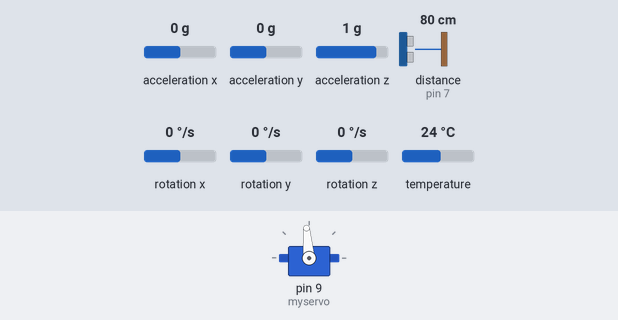
Bench run of a sketch on a simulated Arduino Uno, built with avr-gcc and run on an emulated ATmega328P. Shown: servo. Inputs (shaded band) come from the test bench; at power-on: acceleration x 0 g, distance to the obstacle (sensor on pin 7) 80 cm, acceleration y 0 g, acceleration z 1 g, rotation x 0 °/s, rotation y 0 °/s, rotation z 0 °/s, temperature 24 °C. The echo pulse lasts 58.3 µs per cm; what the sketch prints to the serial monitor is not drawn.

Above: at 7.2 s.
7.3 s: acceleration x set to -1.4 g
9.3 s: distance to the obstacle (sensor on pin 7) set to 2 cm
At 11.8 s:
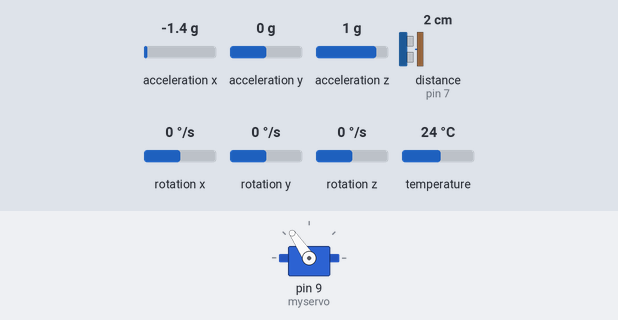
12.3 s: acceleration y set to -1.4 g
13.9 s: acceleration z set to -1.4 g
16.9 s: distance to the obstacle (sensor on pin 7) set to 4 cm
18.5 s: rotation x set to -192 °/s
Timing chart, 0 to 22.5 s (numbered marks = the images above; inputs shaded):
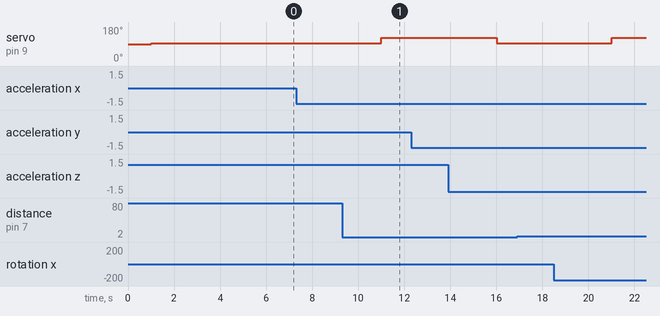

The sketch:

iden_barra_carrito.ino
```cpp
#include <Adafruit_MPU6050.h>
#include <Adafruit_Sensor.h>
#include <Wire.h>
#include <math.h>
#include <Servo.h>
#include <NewPing.h>


/* Prototipos */
void matlab_send(float* datos, uint32_t cantidad);

/* MACROS */
#define T_LOOP_US       20000
#define US_2_SEG        1000000.0
#define FREC_ENVIO      1
#define GYRO_X_OFFSET   +3.04
#define ALPHA           0.1
#define INITIAL_ANGLE   0

#define NEUTRO          1520 // +700 y -400
#define K_SERVO_US_DEG  27.78 // Factor de conversión: 500 us / 18 grados

#define ENVIO_PULSE     50*5
#define OFFSET_SERVO    300

/* ---  MACROS CONTROLADOR --- */
#define K_P             15

/* --- Vars Controlador --- */

/* --- */
Adafruit_MPU6050 mpu;
unsigned long t_anterior = 0;
uint32_t count_tx        = 0;
float angle_fc = INITIAL_ANGLE;

/* --- Vars SR04 --- */
const int TRIGGER_PIN = 6;
const int ECHO_PIN = 7;
const int MAX_DISTANCE = 450;
NewPing sonar(TRIGGER_PIN, ECHO_PIN, MAX_DISTANCE);

/* --- Vars Servo --- */
Servo myservo;
uint32_t count_pulse    = 0;
uint32_t estado_pulse   = 0;
float pulse             = 0;

/* --- */
void setup() {
  Serial.begin(115200);
  myservo.attach(9);
  delay(1000);
  myservo.writeMicroseconds(NEUTRO);

  if (!mpu.begin()) {
    Serial.println("Failed to find MPU6050 chip");
    while (1) {
      delay(10);
    }
  }
  Serial.println("MPU6050 Found!");

  mpu.setAccelerometerRange(MPU6050_RANGE_8_G);
  mpu.setGyroRange(MPU6050_RANGE_500_DEG);
  mpu.setFilterBandwidth(MPU6050_BAND_44_HZ);
  delay(5000);
}

void loop() {
  unsigned long t_actual = micros();

  if ((t_actual - t_anterior) >= (T_LOOP_US)) {
    float dt = (t_actual - t_anterior) / US_2_SEG;
    t_anterior = t_actual;
    count_tx++;
    count_pulse++;

    /*** DATOS IMU ***/
    sensors_event_t a, g, temp;
    mpu.getEvent(&a, &g, &temp);

    float angle_acc_x   = atan2(a.acceleration.y, a.acceleration.z) * 180 / PI;
    float gx_deg        = g.gyro.x * 180.0 / PI + GYRO_X_OFFSET;
    float angle_gyro_x  = angle_fc + gx_deg * dt;
    angle_fc            = ALPHA * angle_acc_x + (1-ALPHA) * angle_gyro_x;


    /*** DATOS SR04 ***/
    unsigned long time_ping = sonar.ping();
    float dist = time_ping / (2.0 * 29.287);

    /*** ESCALÓN PARA IDENTIFICACIÓN ***/
    if (count_pulse >= ENVIO_PULSE) {
      count_pulse = 0;
      if (estado_pulse == 0) {
        myservo.writeMicroseconds(NEUTRO + OFFSET_SERVO); //Horario
        estado_pulse = 1;
        pulse = (float)OFFSET_SERVO;
      }
      else if (estado_pulse == 1) {
        myservo.writeMicroseconds(NEUTRO); //Anti-Horario
        estado_pulse = 0;
        pulse = (float)(0 );
      }
    }


    /*** ENVÍO SIMULINK ***/
    if (count_tx == FREC_ENVIO) {
      count_tx = 0;
      float to_send[] = {angle_fc, dist, pulse};
      matlab_send(to_send, 3);
    }


  }
}


void matlab_send(float* datos, uint32_t cantidad) {
  Serial.write("abcd");
  for (int i = 0; i < cantidad; i++) {
    Serial.write((byte*) &datos[i], 4);
  }
}
```

Measured:
- after the input at 7.3 s, every drawn part: stays the same
- after the input at 12.3 s, every drawn part: stays the same
- after the input at 16.9 s, every drawn part: stays the same
